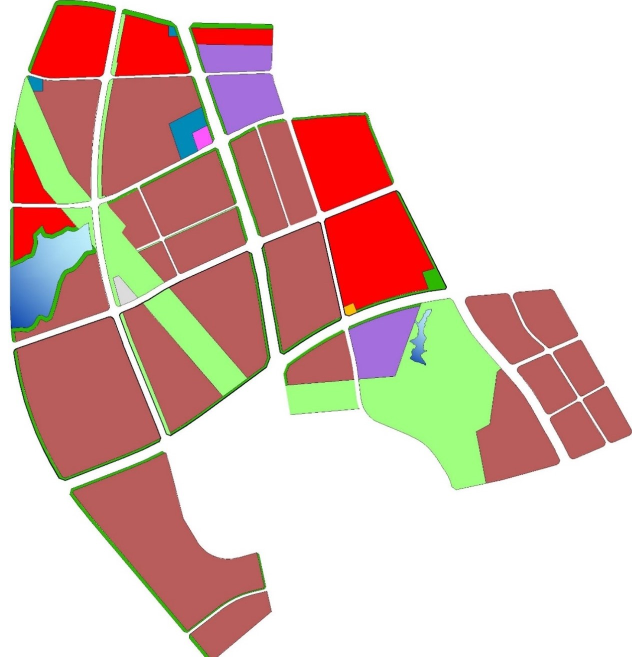
#> input picture partition2.png, 1264 x 1313 px (shown at 1/2 size)
$ jupyter execute --allow-errors Partition2ShootingStar.ipynb
#> lines starting #> are read from the running program, lines starting #| are printed output that depends on the picture; after the words box and inside, x2 and y2 are one past the last pixel; in counts of white or black regions, pixels touching at a corner belong together; long printed decimals are rounded
[cell 1]
import numpy as np
import cv2 as cv
import sys


"""Transform Rectangle Image to Square

Change the original image from rectanle to square,
so we can build RR square without out of boundary

Args:
    img: source image

Returns:
    squared image

"""
def makeSqaureImg(src):
    h,w = src.shape[0], src.shape[1]
    topPad, bottomPad, leftPad, rightPad = 0, 0, 0, 0
    if h >= w:
        rightPad = h-w
    else:
        bottomPad = w-h

    padding = [topPad, bottomPad, leftPad, rightPad]
    # add additional padding 10px for each edge, so we can see axes clearly
    padding = [x + EXTRA_PADDING for x in padding]
    sqauredImg = cv.copyMakeBorder(src, padding[0], padding[1], padding[2], padding[3], cv.BORDER_CONSTANT,value=(255,255,255))
    return sqauredImg


"""Draw Rect for testing
Args:
    copyOfsqauredImg: A copy of squared image
    limit: limit the width and height, default is 100
"""
# [7 lines left out: function drawRect, not called in this run]


"""Draw RR
RR square is render N*N squares on screen depends on the size of square image and RR radius.
The original image will be separate by the white RR line.

Args:
    copyOfsqauredImg: a copy of squared image
    showDetail: True show bouding rect, RR label, blue RR line

"""
def drawRR(copyOfsqauredImg, showDetail = False):
    # getStartCoordiante for Axes
    startCoordinate = findStartCoordinate(src)
    startCoordianteX, startCoordianteY  = startCoordinate[0], startCoordinate[1]

    # get curren positions trackbars
    RR_radius = cv.getTrackbarPos('RR_radius', 'Partition')
    RR_thickness = 4
    numberOfRRPerRow = round(maxSizeOfSrcImg/RR_radius)

    RR_LineColor =  (255, 0, 0) if showDetail else (255, 255, 255)

    RR = np.zeros((numberOfRRPerRow, numberOfRRPerRow, 4), np.uint32)

    for row in range(numberOfRRPerRow):
        for col in range(numberOfRRPerRow):
            # each start position
            # start point
            x1 = EXTRA_PADDING + startCoordianteX + col * RR_radius
            y1 = EXTRA_PADDING + startCoordianteY + row * RR_radius
            # end point
            x2 = EXTRA_PADDING + startCoordianteX + (col+1) * RR_radius
            y2 = EXTRA_PADDING + startCoordianteY + (row+1) * RR_radius
            # print(row, col, x1, y1, x2, y2)
            cv.rectangle(copyOfsqauredImg, (x1,y1), (x2, y2), RR_LineColor, RR_thickness, cv.LINE_AA)
            RR[row][col] = [x1,y1,x2,y2]

            if showDetail:
                # add RR label
                rrIndex = row*numberOfRRPerRow + col
                cv.putText(copyOfsqauredImg, 'RR'+str(rrIndex), (x1,y1+30), cv.FONT_HERSHEY_SIMPLEX, 1,(255,0,0), 2, cv.LINE_AA)

    return RR, RR_radius


"""Find Start Coordinate
Get all contours' bouding rectangles and get min y and min x from rectangle.
Args:
    cnts: original contours
Returns:
    StartCoordinate tuple (minX,minY)
"""
def findStartCoordinate(src):
    cnts = findExternalContours(src)

    minX, minY = sys.maxsize, sys.maxsize
    for cnt in cnts:
        rect = cv.boundingRect(cnt)
        x, y = rect[0], rect[1]
        minX = min(minX, x)
        minY = min(minY, y)
    return (minX,minY)


"""Find Original Contours
Find Original Contours from source image, we only need external contour.
Args:
    src: source image
Returns:
    Original contours
"""
def findExternalContours(src):
    # preprocess, remove noise, a lot noise on the road
    gray = cv.cvtColor(src, cv.COLOR_BGR2GRAY)

    thresVal = 240
    maxVal = 255
    ret,thresh1 = cv.threshold(gray, thresVal, maxVal, cv.THRESH_BINARY)

    kernel = np.ones((5,5),np.uint8)
    opening = cv.morphologyEx(thresh1, cv.MORPH_CLOSE, kernel)

    edges = cv.Canny(opening,100,200)
    contours, hierarchy = cv.findContours(edges, cv.RETR_EXTERNAL, cv.CHAIN_APPROX_SIMPLE)
#     cv.imshow('gray', gray)
#     cv.imshow('thresh1', thresh1)
#     cv.imshow('opening', opening)
    return contours


"""Contour Intersect
"""
def contourIntersect(original_image, contour1, contour2):
    # Two separate contours trying to check intersection on
    contours = [contour1, contour2]

    # Create image filled with zeros the same size of original image
    blank = np.zeros(original_image.shape[0:2])

    # Copy each contour into its own image and fill it with '1'
    image1 = cv.drawContours(blank.copy(), contours, 0, 1)
    image2 = cv.drawContours(blank.copy(), contours, 1, 1)

    # Use the logical AND operation on the two images
    # Since the two images had bitwise AND applied to it,
    # there should be a '1' or 'True' where there was intersection
    # and a '0' or 'False' where it didnt intersect
    intersection = np.logical_and(image1, image2)

    # Check if there was a '1' in the intersection array
    return intersection.any()

"""Chunked contour in side RR
"""
def ccInRR(cc, rr):
    rrX1, rrY1, rrX2, rrY2 = rr[0],rr[1],rr[2],rr[3]
    for ccPtr in cc:
        ccX, ccY = ccPtr[0][0], ccPtr[0][1]
        if ccX < rrX1 or ccX > rrX2 or ccY < rrY1 or ccY > rrY2:
            return False
    return True


"""Get the RR and Origianl contours dictionary
Get the RR region as Hot Cold Region and has a list of original contours related to the Hot Cold Region

Args:
    RR: RR region, and after calculated it will be the Hot Cold Region
    originalCnts: Origianl contours
    chunkedCnts: chunked up Origianl contours
    RR_radius: RR region's size, RR is a square

Returns:
    rrocDict: RR to Origianl contours dictionary
    ocRRDict: Origianl contours to RR dictionary
"""
def getRROCDic(copyOfsqauredImgForHC, RR, originalCnts, chunkedCnts, RR_radius):

    # prepare RR area for rrRatio = ccArea / rrArea
    rrArea = RR_radius * RR_radius

    # prepare chunked contour to RR's dictionary
    ccRRDict = {}

    for row, rrRow in enumerate(RR):
        for col, rr in enumerate(rrRow):

            for ccIndex, cc in enumerate(chunkedCnts):
                ccArea = cv.contourArea(cc)
                # exclude too small chunked contour and some noises point
                if ccArea < 100:
                    continue

                # Contour Approximation to reduce points and save calculation time
                epsilonCC = 0.1 * cv.arcLength(cc,True)
                approxCC = cv.approxPolyDP(cc,epsilonCC,True)

                retval = ccInRR(approxCC, rr)

                if retval:
                    rrRatio = round(ccArea/rrArea*100, 2)
                    rrIndex = row * (len(RR)) + col
                    # cc and rr are one to one relationship
                    ccRRDict[ccIndex] = [rrIndex, rrRatio]


    # prepare original contour to RR's dictionary by the chunked contour and RR's dictionary
    ocRRDict = {}
    for ocIndex, oc in enumerate(originalCnts):
        for ccIndex, cc in enumerate(chunkedCnts):

            # the cc may be too small to be calculated, it may not in the ccRRDict, skip it
            if ccIndex not in ccRRDict:
                continue

            # [13 lines of commented-out code are left out]
            retval = contourIntersect(copyOfsqauredImgForHC, cc, oc)


            if retval:
                rr = ccRRDict[ccIndex]
                rrIndex = rr[0]
                rrRatio = rr[1]
                if ocIndex not in ocRRDict:
                    ocRRDict[ocIndex] = [rrIndex, rrRatio]
                else:
                    # check if the current cc's RR ratio is bigger than the previous saved in ocRRDict one
                    prevRR = ocRRDict[ocIndex]
                    prevRatio = prevRR[1]
                    if rrRatio > prevRatio:
                        ocRRDict[ocIndex] = [rrIndex, rrRatio]

    # get RR to original contours map
    rrocDict = {}
    for ocIndex in ocRRDict:
        rr = ocRRDict[ocIndex]
        rrIndex = rr[0]
        ocList = rrocDict.get(rrIndex, [])
        ocList.append(ocIndex)
        rrocDict[rrIndex] = ocList

    print('ccRRDict', ccRRDict)
    print('ocRRDict', ocRRDict)
    print('rrocDict', rrocDict)
    return rrocDict, ocRRDict

"""Render Image

Render image with track bars, sqaure image, RR square, axes.
Track bars:    RR_radius - size for RR squqre
Square image:  the squared source image
RR square:     render N*N squares on screen depends on the size of square image and RR radius
Axes:          line to mark where the RR square start

Args:
    x: x

Raises:
    ZeroDivisionError: division by zero

"""
def renderImage(x):
    # 1 show details of RR
    copyOfsqauredImgForDetail = sqauredImg.copy()
    # find original contours for data preparation
    originalCnts = findExternalContours(copyOfsqauredImgForDetail)

    # add chunked contour ID for testing
    copyOfsqauredImgForDetailWithID = copyOfsqauredImgForDetail.copy()
    for ocIndex, oc in enumerate(originalCnts):
        x,y,w,h = cv.boundingRect(oc)
        cv.putText(copyOfsqauredImgForDetailWithID, str(ocIndex), (x+5,y+10), cv.FONT_HERSHEY_PLAIN, 1,(255,0,0), 1, cv.LINE_AA)
    cv.imshow('copyOfsqauredImgForDetail with OCID', copyOfsqauredImgForDetailWithID)

    # draw RR for testing
    RR, RR_radius = drawRR(copyOfsqauredImgForDetail, True)

    # 2 start collecting HotCold Region
    copyOfsqauredImgForHC = sqauredImg.copy()
    # draw RR
    drawRR(copyOfsqauredImgForHC)
    # find chunked contours
    chunkedCnts = findExternalContours(copyOfsqauredImgForHC)


    # add chunked contour ID for testing
    copyOfsqauredImgForHCWithID = copyOfsqauredImgForHC.copy()
    for ccIndex, cc in enumerate(chunkedCnts):
        x,y,w,h = cv.boundingRect(cc)
        cv.putText(copyOfsqauredImgForHCWithID, str(ccIndex), (x+5,y+10), cv.FONT_HERSHEY_PLAIN, 1,(255,0,0), 1, cv.LINE_AA)
    cv.imshow('copyOfsqauredImgForHC with CCID', copyOfsqauredImgForHCWithID)

    e1 = cv.getTickCount()

    # get dictionary for RR and origianl contour's relationship
    rrocDict, ocRRDict = getRROCDic(copyOfsqauredImgForHC, RR, originalCnts, chunkedCnts, RR_radius)

    e2 = cv.getTickCount()
    time = (e2 - e1)/ cv.getTickFrequency()
    print('getRROCDic takes ', time)

    # mark HOT COLD regison with different colors, same hot cold region use the same color
    for rrIndex in rrocDict:
        # prepare color for the same hot cold region's contours
#         rng = np.random.randint(0, 255)
#         b,g,r = rng&255, (rng>>8)&255, (rng>>16)&255
        b,g,r = np.random.randint(0, 255), np.random.randint(0, 255), np.random.randint(0, 255)

#         b = 250 - rrIndex * 16
#         g = 250 - rrIndex * 8
#         r = 250 - rrIndex * 2
        color = (b, g, r)
        for ocIndex in rrocDict[rrIndex]:
            cv.fillConvexPoly(copyOfsqauredImgForHC, originalCnts[ocIndex], color)

    # mark missed original contour as black for us to fix them later
    # not sure why, but the intersection algorithm is most likely to be the root cause
    for ocIndex, oc in enumerate(originalCnts):
        if ocIndex not in ocRRDict:
            cv.fillConvexPoly(copyOfsqauredImgForHC, oc, (0,0,0))

# [6 lines of commented-out code are left out]

    cv.imshow('Partition', copyOfsqauredImgForDetail)
    cv.imshow('CopyOfsqauredImgForHC', copyOfsqauredImgForHC)


# init
# init global constant
EXTRA_PADDING = 10
# init global variables here
src = cv.imread('partition2.png')
#> src is the input picture: shape (1313, 1264, 3); mean B, G, R 182.2, 190.9, 220.5
maxSizeOfOriginalSrcImg = max(src.shape[0], src.shape[1])
# resize to half
# src = cv.resize(src, (0,0), fx=0.3, fy=0.3)
src = cv.resize(src, (0,0), fx=800/maxSizeOfOriginalSrcImg, fy=800/maxSizeOfOriginalSrcImg)
#> src: shape (800, 770, 3)


# prepare size and sqaured image after resize for a better demo
maxSizeOfSrcImg = max(src.shape[0], src.shape[1])
sqauredImg = makeSqaureImg(src)


# prepare
# create a widnow
cv.namedWindow('Partition')
# cteate trackbars RR radius changes
# RR radius for draw rectangle, 220 is as the demo
cv.createTrackbar('RR_radius', 'Partition', 200, maxSizeOfSrcImg, renderImage)

# render
renderImage(-1)
#> in findExternalContours, `ret,thresh1 = cv.threshold(gray, thresVal, maxVal, cv.THRESH_BINARY)`:
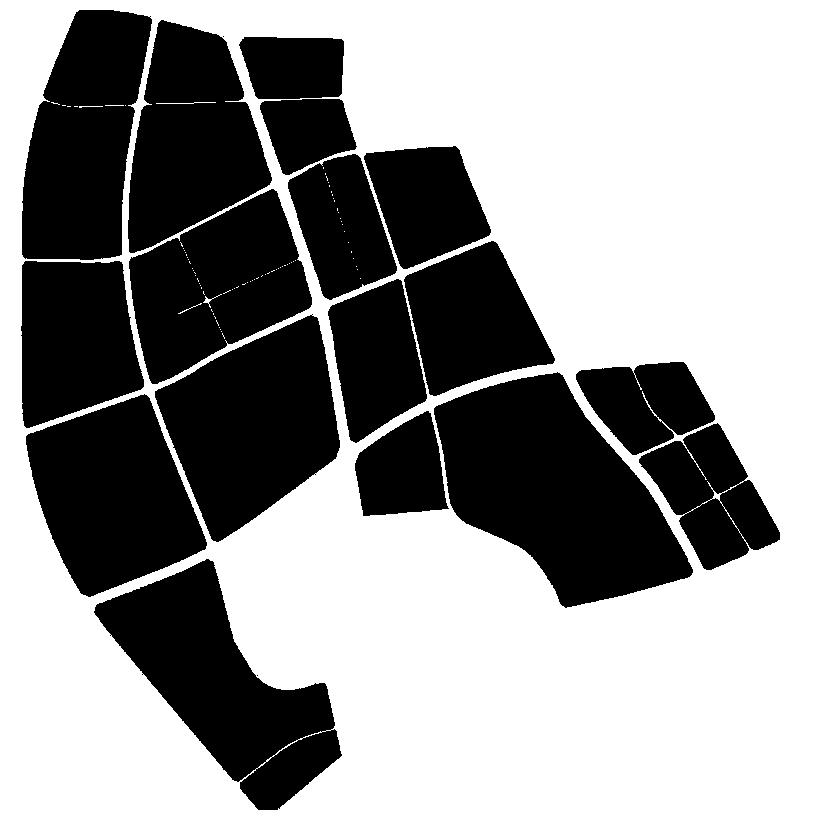
#> thresh1: shape (820, 820); 58.9% white; 19 black regions (2 under 20 px), largest, box (x1, y1, x2, y2) and area: (434, 372, 693, 608) 35238, (94, 559, 342, 810) 26976, (155, 314, 340, 542) 25590
#> in findExternalContours, `ret,thresh1 = cv.threshold(gray, thresVal, maxVal, cv.THRESH_BINARY)`: ret = 240
#> in findExternalContours, `contours, hierarchy = cv.findContours(edges, cv.RETR_EXTERNAL, cv.CHAI..`: contours = 185 contours, 174 with area under 20; largest, box (x1, y1, x2, y2) and area: (433, 372, 692, 607) 35294, (154, 315, 340, 541) 25590, (25, 394, 206, 596) 23631, (327, 279, 427, 442) 10686, (364, 146, 490, 269) 10408
#> in renderImage, `originalCnts = findExternalContours(copyOfsqauredImgForDetail)`: originalCnts has the same summary as contours in findExternalContours
#> the loop in renderImage, `for ocIndex, oc in enumerate(originalCnts):` made 185 passes
#> (x, y, w, h) on passes 5, 6, 8: (254, 771, 1, 1), (245, 769, 10, 8), (256, 764, 5, 6)
#> after the loop in renderImage, `for ocIndex, oc in enumerate(originalCnts):`:
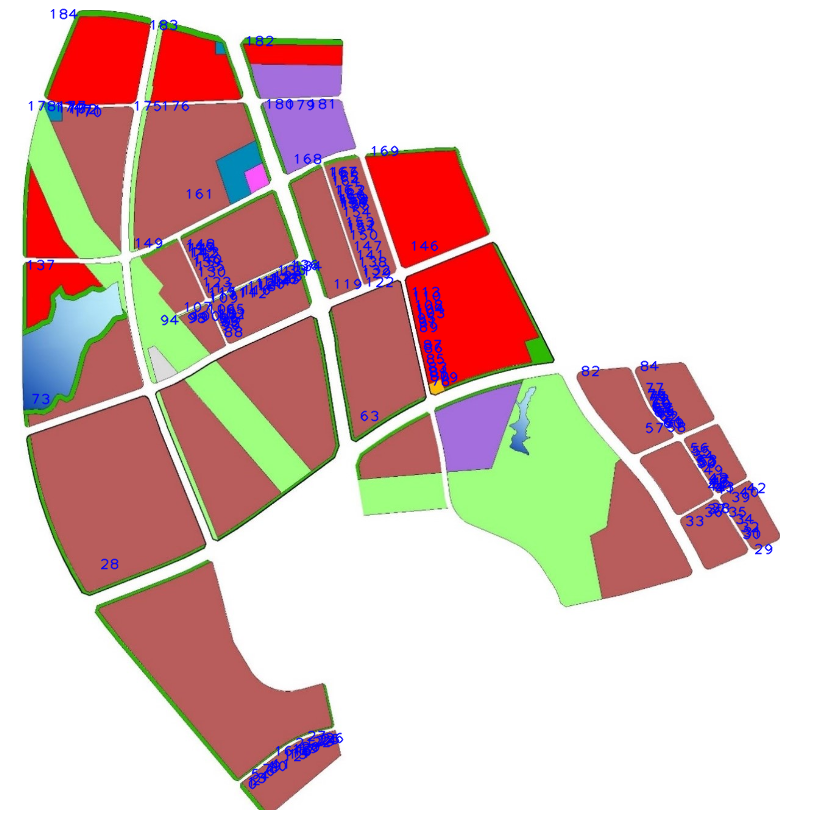
#> copyOfsqauredImgForDetailWithID: shape (820, 820, 3); mean B, G, R 190.4, 194.8, 220.7
#> in findExternalContours (call 2), `contours, hierarchy = cv.findContours(edges, cv.RETR_EXTERNAL, cv.CHAI..`: contours = 188 contours, 177 with area under 20; largest, box (x1, y1, x2, y2) and area: (423, 362, 682, 597) 35294, (144, 305, 330, 531) 25590, (15, 384, 196, 586) 23631, (317, 269, 417, 432) 10686, (354, 136, 480, 259) 10408
#> in findStartCoordinate, `cnts = findExternalContours(src)`: cnts has the same summary as contours in findExternalContours
#> the loop in findStartCoordinate, `for cnt in cnts:` made 188 passes
#> (rect, x, y, minX, minY) on passes 1, 6, 7: ((229, 772, 19, 28), 229, 772, 229, 772), ((244, 761, 1, 1), 244, 761, 229, 761), ((235, 759, 10, 8), 235, 759, 229, 759)
#> in drawRR, `startCoordinate = findStartCoordinate(src)`: startCoordinate = (10, 0)
#> in drawRR, `startCoordianteX, startCoordianteY  = startCoordinate[0], startCoordin..`: startCoordianteX = 10; startCoordianteY = 0
#> in drawRR, `RR_radius = cv.getTrackbarPos('RR_radius', 'Partition')`: RR_radius = 200
#> in drawRR, `numberOfRRPerRow = round(maxSizeOfSrcImg/RR_radius)`: numberOfRRPerRow = 4
#> after the loop in drawRR, `for row in range(numberOfRRPerRow):`:
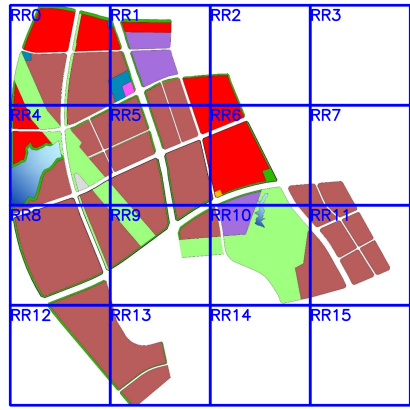
#> copyOfsqauredImg: shape (820, 820, 3) (shown at 1/2 size); mean B, G, R 192.9, 180.5, 205.5
#> in renderImage, `RR, RR_radius = drawRR(copyOfsqauredImgForDetail, True)`: RR_radius = 200
#> the loop in findStartCoordinate (call 2), `for cnt in cnts:` made 188 passes
#> cnt on passes 31, 34, 35: [[738, 534]], [[727, 517], [728, 517]], [[724, 512]]
#> the loop in renderImage, `for ccIndex, cc in enumerate(chunkedCnts):` made 158 passes
#> cc on passes 1 to 3: [[244, 779], [242, 781]], [[243, 777], [241, 779]], [[249, 775], [246, 778]]
#> after the loop in renderImage, `for ccIndex, cc in enumerate(chunkedCnts):`:
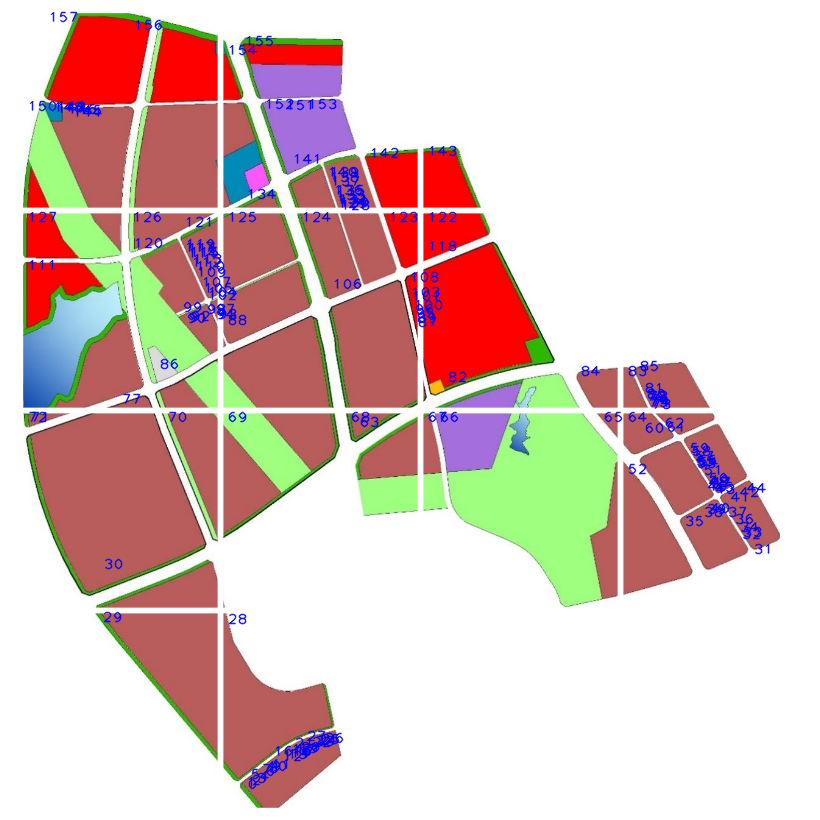
#> copyOfsqauredImgForHCWithID: shape (820, 820, 3); mean B, G, R 193.5, 198, 222.6
#> the loop in getRROCDic, `for row, rrRow in enumerate(RR):` made 4 passes
#> the loop in getRROCDic, `for ocIndex, oc in enumerate(originalCnts):` made 185 passes
#> pass 1, in contourIntersect (call 2), `image1 = cv.drawContours(blank.copy(), contours, 0, 1)`:
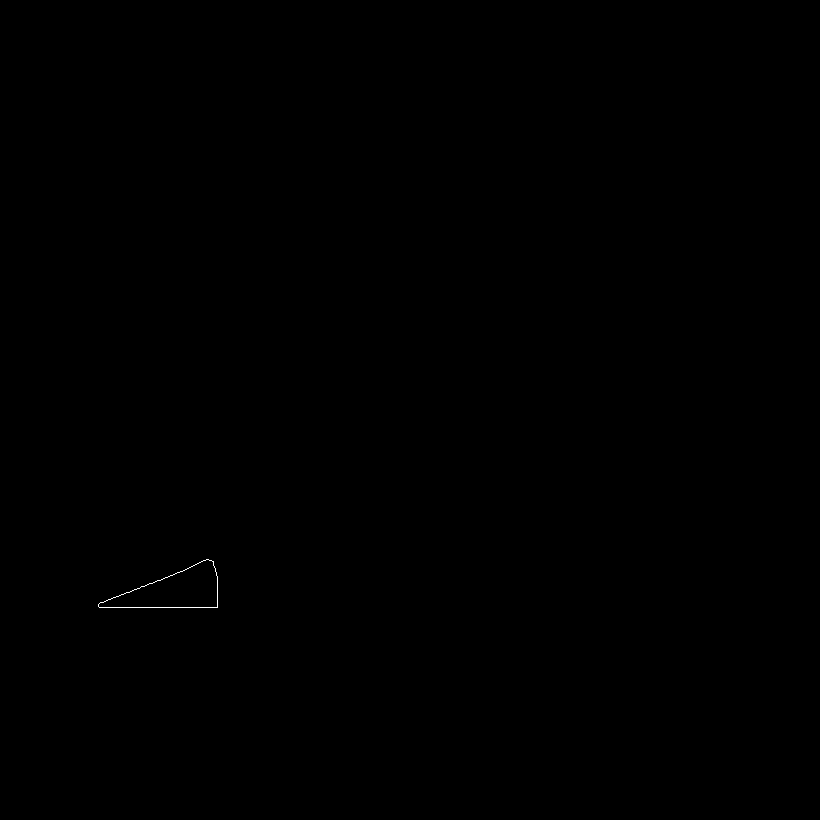
#> image1: shape (820, 820) float64; values 0 (black) and 1 (white), 0.04% white in thin lines or dots, all inside (x1, y1, x2, y2) = (98, 559, 218, 608)
#> the loop in getRROCDic, `for ocIndex in ocRRDict:` made 23 passes
#> ocIndex on passes 1 to 8: 28, 63, 73, 78, 79, 80, 81, 82
#> (printed output is left out)
#> (printed output is left out)
#| rrocDict {12: [28], 9: [63, 94], 8: [73, 137], 6: [78, 80, 81, 82, 83, 146], 10: [79], 5: [88, 90, 114, 119, 154, 161, 168], 2: [169], 4: [175, 178], 1: [183]}
#| getRROCDic takes  20.252
#> the loop in renderImage, `for rrIndex in rrocDict: # prepare color for the same hot cold region'..` made 9 passes
#> rrIndex on passes 1, 2, 3, 4, 5, 7, 8, 9: 12, 9, 8, 6, 10, 2, 4, 1
#> the loop in renderImage, `for ocIndex, oc in enumerate(originalCnts):` made 185 passes
#> after the loop in renderImage, `for ocIndex, oc in enumerate(originalCnts):`:
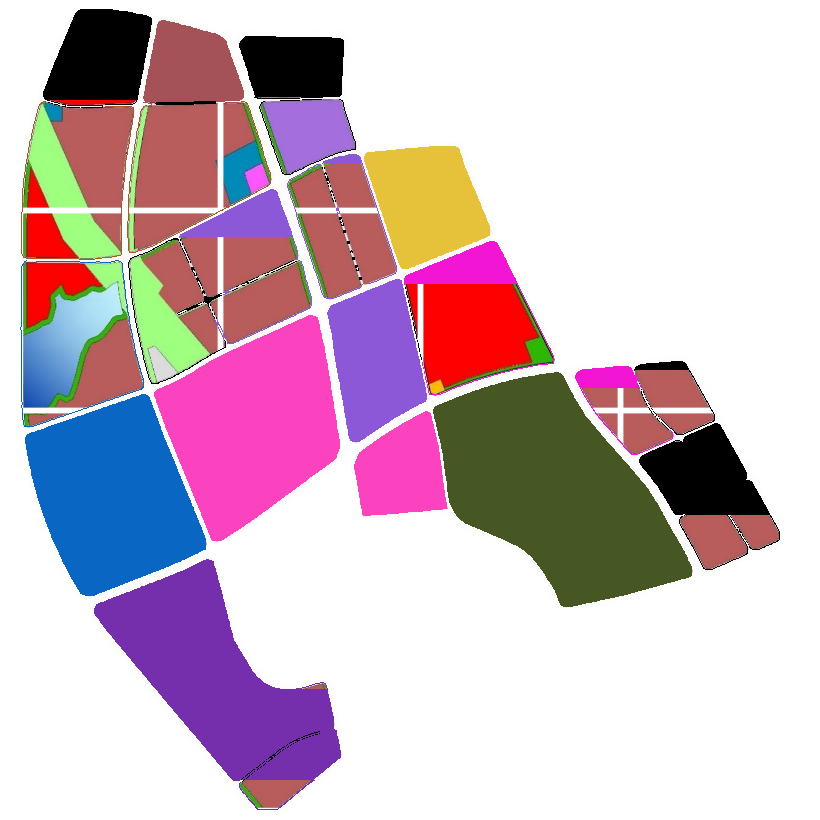
#> copyOfsqauredImgForHC: shape (820, 820, 3); mean B, G, R 196.9, 185, 206.2

# loop until use press ESC
while(1):
    k = cv.waitKey(100) & 0xFF
#> (key Esc is pressed here)
#> (the rest of the program and of its run is left out)
